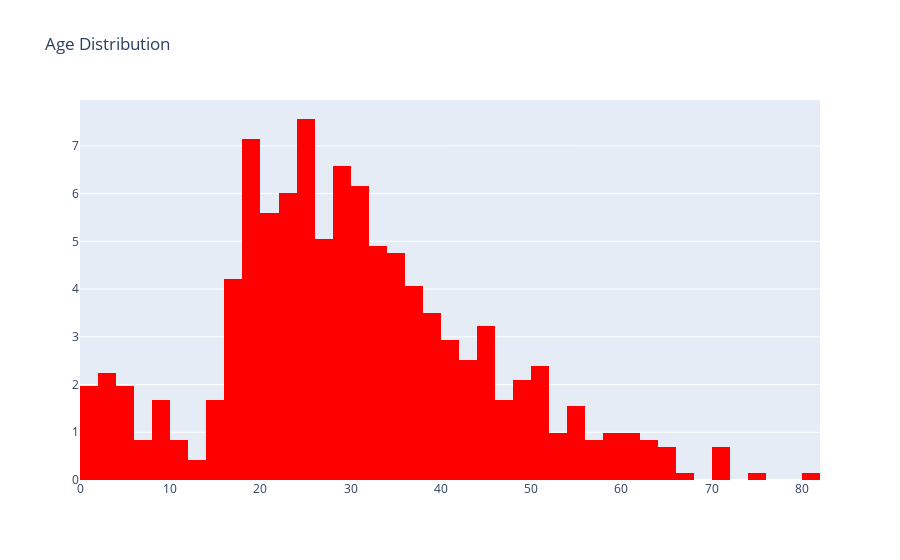

The notebook cell saved with this chart:
### Code cell
trace = go.Histogram(x=data['Age'],nbinsx=40,histnorm='percent',marker={'color':'red'})
f = [trace]
# defining layout
layout = go.Layout(title="Age Distribution")
# defining figure and plotting
fig = go.Figure(data = f,layout = layout)
iplot(fig)
#fig.show(renderer = "colab")

### Figure 1 — Plotly figure (JSON) as saved in the notebook; plotly's stock layout.template omitted (floating-point values rounded to 4 significant figures; data arrays with more than 128 entries replaced by an {"elided": "..."} marker saying what was removed)
{"data": [{"histnorm": "percent", "marker": {"color": "red"}, "nbinsx": 40, "type": "histogram", "x": {"elided": "891 float values"}}], "layout": {"title": {"text": "Age Distribution"}}}
